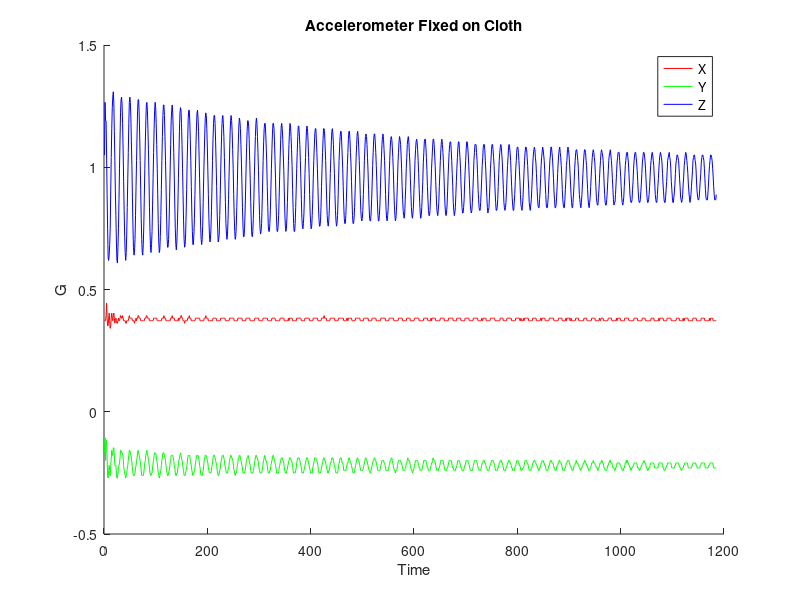
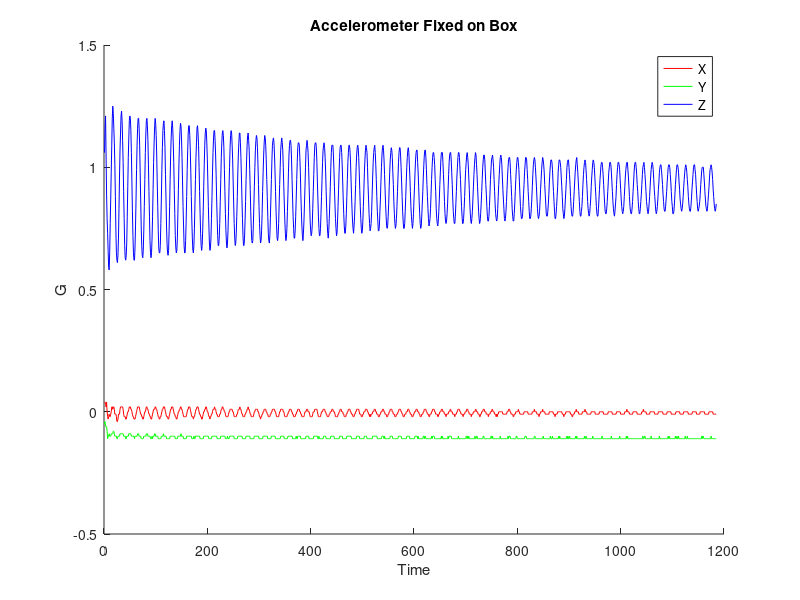

Here is the MATLAB script that generated these plots, in order:
% A Matlab Function that plots 2 graphs one of the cloth, 
% one of the box and simply draws the amplitudes at the 
% Index

%%%%%%%%%%%%%%%%%
%%% Get Data %%%%
%%%%%%%%%%%%%%%%%
data = csvread('data.csv'); %Name Of CSV File
x1_Gs = (data(:, 1)*1.0365) + 0.248;
y1_Gs = (data(:, 2)*1.0299) + (-0.3329);
z1_Gs = (data(:, 3)*1.0777) + (-0.1462);
x2_Gs = data(:, 4);
y2_Gs = data(:, 5);
z2_Gs = data(:, 6);


%%%%%%%%%%%%%%%%%%%%%%%%%%%%%%%%%%%%%
%%% Amplitude of Cloth (X, Y, Z) %%%%
%%%%%%%%%%%%%%%%%%%%%%%%%%%%%%%%%%%%%
acc_data_sensor1 = figure('visible','on');     
hold all
title('Accelerometer Fixed on Cloth',... 
  'FontWeight','bold')
plot(x1_Gs, 'Color', 'r', 'LineStyle', '-')
plot(y1_Gs, 'Color', 'g', 'LineStyle', '-')
plot(z1_Gs, 'Color', 'b', 'LineStyle', '-')
hold off
legend('X','Y','Z');
xlabel('Time')
ylabel('G')
saveas(acc_data_sensor1,'acc_data_sensor1','fig') 

%%%%%%%%%%%%%%%%%%%%%%%%%%%%%%%%%%%
%%% Amplitude of Box (X, Y, Z) %%%%
%%%%%%%%%%%%%%%%%%%%%%%%%%%%%%%%%%%
acc_data_sensor2 = figure('visible','on');  
hold all
title('Accelerometer Fixed on Box',... 
  'FontWeight','bold')
plot(x2_Gs, 'Color', 'r', 'LineStyle', '-')
plot(y2_Gs, 'Color', 'g', 'LineStyle', '-')
plot(z2_Gs, 'Color', 'b', 'LineStyle', '-')
hold off
legend('X','Y','Z');
xlabel('Time')
ylabel('G')
saveas(acc_data_sensor2,'acc_data_sensor2','fig') 
